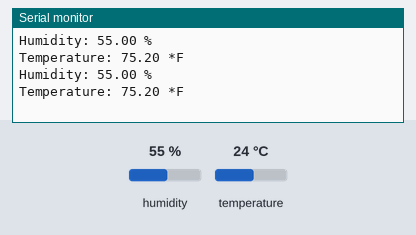
The sketch below on a simulated ESP8266 (NodeMCU). Parts: the last lines printed to the serial monitor. Inputs (shaded band) come from the test bench; at power-on: humidity 55 %, temperature 24 °C.

Above: at 10.8 s.
10.9 s: humidity set to 22 %
At 20.6 s:
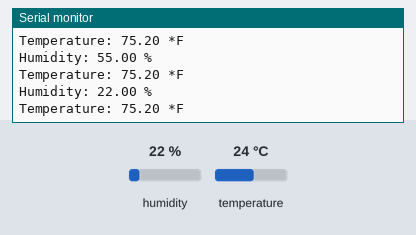
20.9 s: temperature set to 12 °C
At 30.7 s:
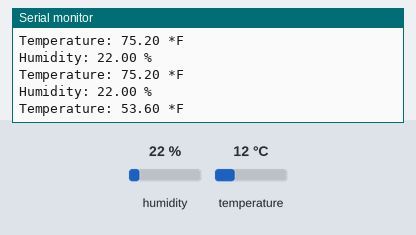
30.9 s: humidity set to 40 %
At 41.2 s:
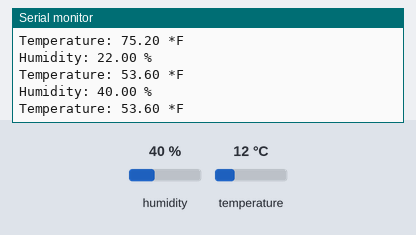
Timing chart, 0 to 42.7 s (numbered marks = the images above; inputs shaded):
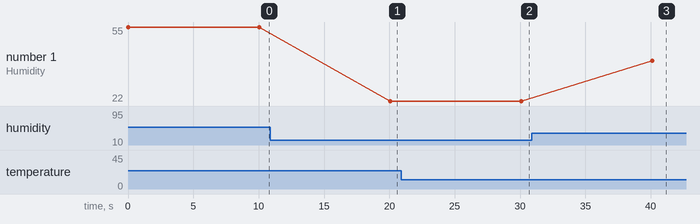

Measured:
- after the input at 10.9 s, the serial monitor: prints a new line after 9.2 s (image 1)
- after the input at 20.9 s, the serial monitor: prints a new line after 9.2 s (image 2)
- after the input at 30.9 s, the serial monitor: prints a new line after 9.2 s (image 3)
- plotted number 1: 55 → 22 after the input at 10.9 s, 22 → 40 after the input at 30.9 s

The sketch:

Lab08.ino
```cpp
//Simple program for the implementation of a Temperature & Humidity Sensor utilizing Arduino & ESP32 with DHT11/DHT22
#include "DHT.h"
#define DHTPIN D2 //Temp. sensor
#define DHTTYPE DHT11 //Humidity sensor
DHT dht(DHTPIN,DHTTYPE);

void setup() {
  // put your setup code here, to run once:
  Serial.begin(9600);//Used for communication between the Arduino board and a computer or other devices.
  dht.begin();
}

void loop() {
  // put your main code here, to run repeatedly:
  float h = dht.readHumidity();  //Reads Humidity
  float t = dht.readTemperature();  //Reads temperature

  Serial.print("Humidity: ");
  Serial.print(h);
  Serial.println(" %");
  Serial.print("Temperature: ");
  Serial.print(t*9/5+32);
  Serial.println(" *F");
  delay(1000*10);
}
```
